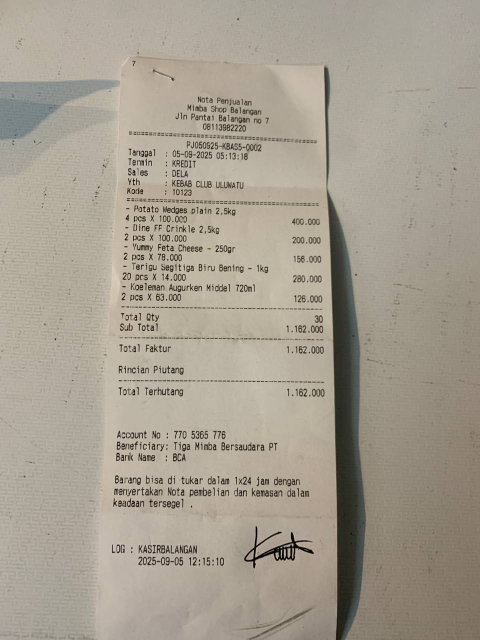
#> input picture last_photo.jpg, 960 x 1280 px (shown at 1/2 size); its folder holds only this picture in this run
$ python -i receipt_analyzer.py   (imports and definitions only)
#> lines starting #> are read from the running program, lines starting #| are printed output that depends on the picture
#> further down, picture is the input picture: shape (1280, 960, 3); mean B, G, R 144.4, 158.1, 166
"""
Модуль для анализа изображений чеков и обнаружения текстовых регионов.

Содержит функции для предварительной обработки изображений и выделения
областей, которые могут содержать текст.

ВНИМАНИЕ: Этот модуль загружает OpenCV при импорте!
Для оптимизации используйте utils/receipt_analyzer_optimized.py
"""

# Ленивая загрузка OpenCV - загружается только при первом использовании
_cv2 = None

def _get_cv2():
    """Получает OpenCV модуль с ленивой загрузкой"""
    global _cv2
    if _cv2 is None:
        try:
            import cv2
            _cv2 = cv2
            print("🔍 OpenCV загружен для анализа изображения")
        except ImportError as e:
            print(f"❌ Ошибка загрузки OpenCV: {e}")
            raise
    return _cv2

# [26 lines left out: function unload_opencv, not called in this run]
            # Не поднимаем исключение - это не критично

import numpy as np
from typing import List, Tuple, Dict
import asyncio
import math
from skimage.feature import local_binary_pattern
from scipy.stats import entropy


# [89 lines not run here, left out]


# [68 lines left out: functions _group_regions_into_lines, _merge_regions_in_line, not called in this run]


def straighten_receipt(image: np.ndarray) -> np.ndarray:
    """
    Выравнивает изображение чека, исправляя наклон.

    Args:
        image: Исходное изображение

    Returns:
        Выровненное изображение
    """
    try:
        # Получаем OpenCV с ленивой загрузкой
        cv2 = _get_cv2()

        # Преобразуем в оттенки серого
        gray = cv2.cvtColor(image, cv2.COLOR_BGR2GRAY)

        # Применяем размытие для уменьшения шума
        blurred = cv2.GaussianBlur(gray, (5, 5), 0)
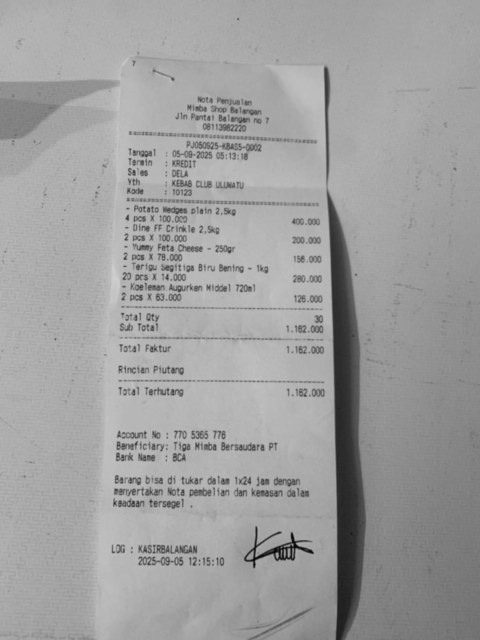
#> blurred: shape (1280, 960) (shown at 1/2 size); min 3, max 206, mean 158.8

        # Используем детектор краев Canny
        edges = cv2.Canny(blurred, 50, 150, apertureSize=3)
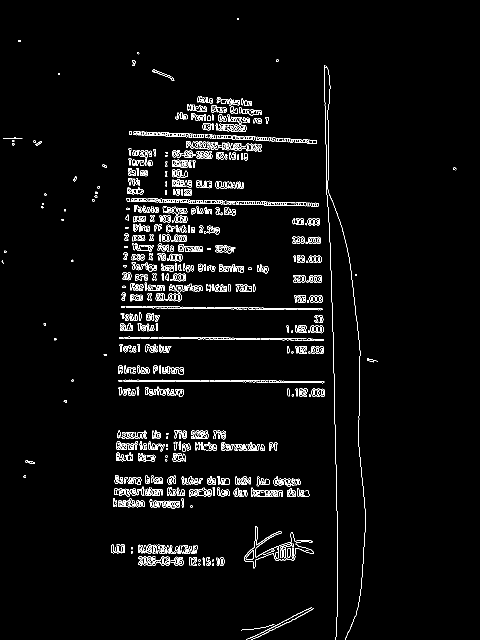
#> edges: shape (1280, 960) (shown at 1/2 size); 3.2% white in thin lines or dots

        # Находим линии с помощью преобразования Хафа
        lines = cv2.HoughLines(edges, 1, np.pi/180, threshold=100)
#> lines = 1671 rows, first 8: [-642, 3.11], [-655, 3.12], [762, 1.57], [253, 1.62], [677, 1.57], [760, 1.57], [607, 1.59], [674, 0]

        if lines is None or len(lines) == 0:
            return image

        # Вычисляем средний угол наклона
        angles = []
        for line in lines:
            rho, theta = line[0]
            angle = theta * 180 / np.pi
            # Нормализуем угол к диапазону [-45, 45]
            if angle > 45:
                angle -= 90
            elif angle < -45:
                angle += 90
            angles.append(angle)
#> this loop made 1671 passes
#> (rho, theta, angle) on passes 1 to 12: (-642, 3.11, 88), (-655, 3.12, 89), (762, 1.57, 2.5e-06), (253, 1.62, 3), (677, 1.57, 2.5e-06), (760, 1.57, 2.5e-06), (607, 1.59, 1), (674, 0, 0), (247, 1.62, 3), (386, 1.61, 2), (669, 1.59, 1), (754, 1.59, 1)
#> after the loop, angles = 1671 values, max 89 at index 1, min -45 at index 431, mean 35.09

        if not angles:
            return image

        # Вычисляем медианный угол для устойчивости к выбросам
        median_angle = np.median(angles)
#> median_angle = 22

        # Если угол небольшой, не поворачиваем
        if abs(median_angle) < 1:
            return image

        # Поворачиваем изображение
        height, width = image.shape[:2]
#> height = 1280; width = 960
        center = (width // 2, height // 2)
#> center = (480, 640)
        rotation_matrix = cv2.getRotationMatrix2D(center, median_angle, 1.0)
#> rotation_matrix = [[0.927, 0.375, -204.8], [-0.375, 0.927, 226.4]]

        # Вычисляем новые размеры изображения
        cos_angle = abs(rotation_matrix[0, 0])
#> cos_angle = 0.927
        sin_angle = abs(rotation_matrix[0, 1])
#> sin_angle = 0.375
        new_width = int((height * sin_angle) + (width * cos_angle))
#> new_width = 1369
        new_height = int((height * cos_angle) + (width * sin_angle))
#> new_height = 1546

        # Корректируем матрицу поворота для центрирования
        rotation_matrix[0, 2] += (new_width / 2) - center[0]
        rotation_matrix[1, 2] += (new_height / 2) - center[1]

        # Применяем поворот
        straightened = cv2.warpAffine(image, rotation_matrix, (new_width, new_height),
                                    flags=cv2.INTER_CUBIC, borderMode=cv2.BORDER_REPLICATE)
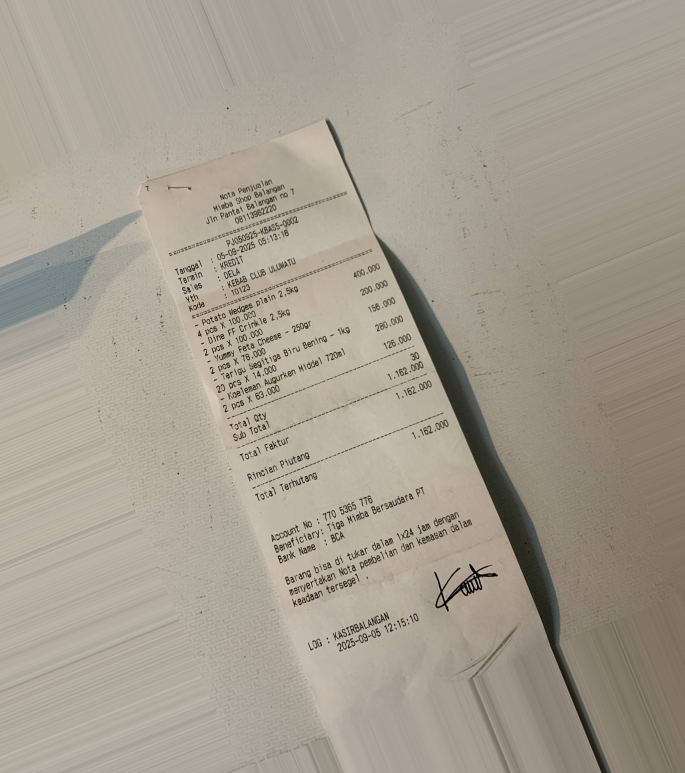
#> straightened: shape (1546, 1369, 3) (shown at 1/2 size); mean B, G, R 144.4, 157.4, 165

        return straightened

    except Exception as e:
        print(f"⚠️ Ошибка при выравнивании изображения: {e}")
        return image


# [232 lines left out: functions find_character_contours, group_characters_into_lines, calculate_chaos_index, find_table_region, not called in this run]


# [213 lines not run here, left out]


# [227 lines left out: functions _analyze_text_density, _analyze_line_variation, _is_handwritten_block, _analyze_size_variance, _analyze_angle_variance, _analyze_density_variance and 2 more, not called in this run]

>>> import cv2
>>> picture = cv2.imread('../last_photo.jpg')
>>> result = straighten_receipt(picture)
